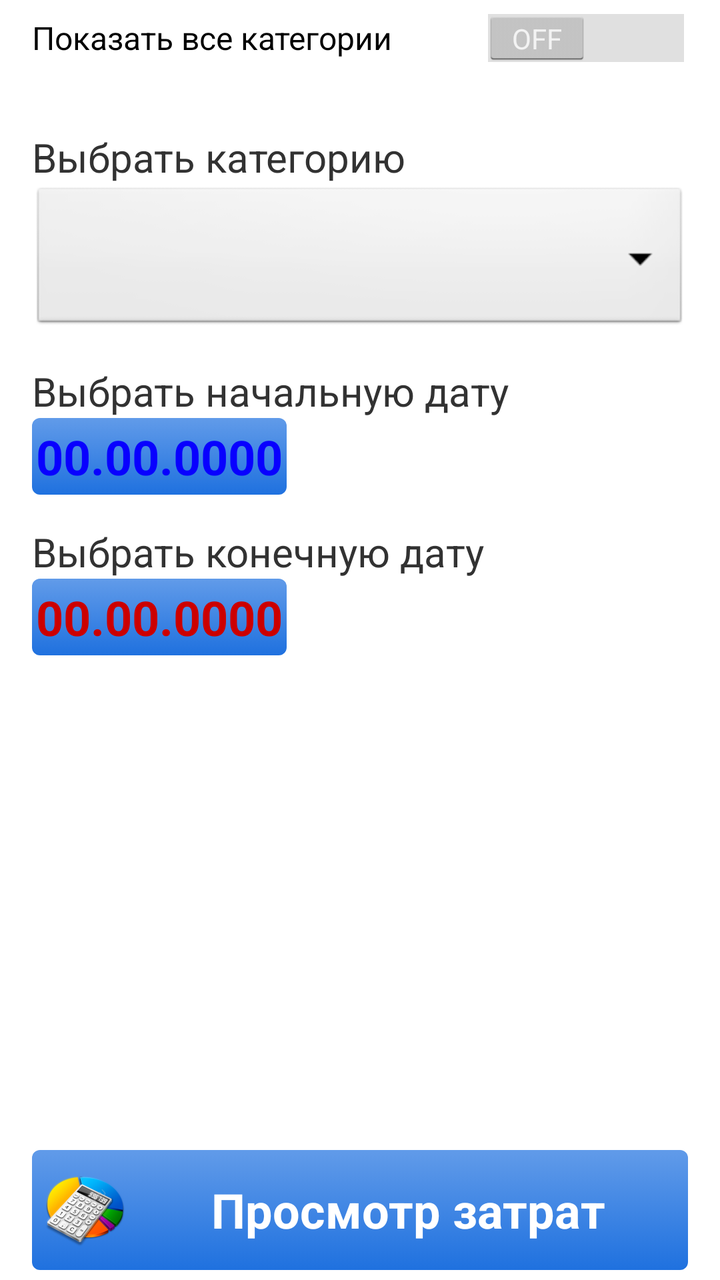
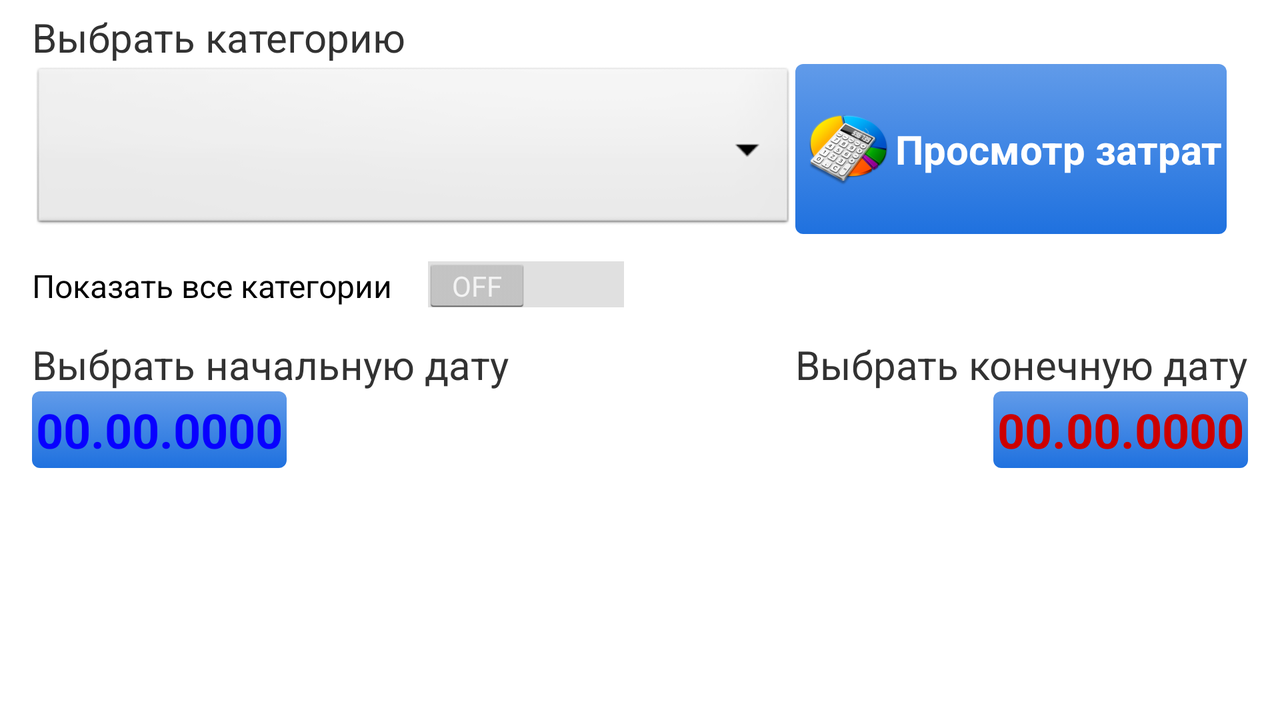

First picture: res/layout/ on a phone held upright. Second picture: the repository's own variant of that layout, on a device whose configuration matches the variant's folder. Source for both follows.
<!-- AndroidManifest.xml: application theme AppTheme -->
<!-- res/layout/activity_view_expenses.xml -->
<RelativeLayout xmlns:android="http://schemas.android.com/apk/res/android"
    xmlns:tools="http://schemas.android.com/tools"
    android:layout_width="match_parent"
    android:layout_height="match_parent"
    android:background="@raw/back_fon5"
    android:paddingBottom="@dimen/activity_vertical_margin"
    android:paddingLeft="@dimen/activity_horizontal_margin"
    android:paddingRight="@dimen/activity_horizontal_margin"
    android:paddingTop="@dimen/activity_vertical_margin"
    tools:context="com.example.valentin.bugsbanny.ActivityViewExpenses">

    <TextView
        android:id="@+id/textView3"
        android:layout_width="wrap_content"
        android:layout_height="wrap_content"
        android:layout_alignParentLeft="true"
        android:layout_alignParentStart="true"
        android:layout_alignParentTop="true"
        android:layout_below="@+id/switch_view_all_category"
        android:layout_marginTop="50dp"
        android:paddingTop="10dp"
        android:text="@string/choose_exp"
        android:textSize="20dp" />

    <Spinner
        android:id="@+id/spinner_category"
        android:layout_width="match_parent"
        android:layout_height="75dp"
        android:layout_alignParentLeft="true"
        android:layout_alignParentStart="true"
        android:layout_below="@+id/textView3"
        android:focusable="false"
        android:popupBackground="@android:color/transparent"
        android:theme="@android:style/Theme" />

    <TextView
        android:id="@+id/textView5"
        android:layout_width="wrap_content"
        android:layout_height="wrap_content"
        android:layout_alignParentLeft="true"
        android:layout_alignParentStart="false"
        android:layout_below="@+id/spinner_category"
        android:paddingTop="15dp"
        android:text="@string/choose_date_begin"
        android:textSize="20dp" />

    
    
    
    
    
    
    

    <Button
        android:id="@+id/datePicker_category"
        android:layout_width="wrap_content"
        android:layout_height="wrap_content"
        android:layout_alignParentLeft="true"
        android:layout_alignParentStart="true"
        android:layout_below="@+id/textView5"
        android:text="00.00.0000"
        android:textColor="#0800ff"
        android:textSize="24dp"
        android:textStyle="bold" />

    <TextView
        android:id="@+id/textView6"
        android:layout_width="wrap_content"
        android:layout_height="wrap_content"
        android:layout_alignParentLeft="true"
        android:layout_alignParentStart="true"
        android:layout_below="@+id/datePicker_category"
        android:paddingTop="15dp"
        android:text="@string/choose_date_end"
        android:textSize="20dp" />

    
    
    
    
    
    
    

    <Button
        android:id="@+id/datePicker_category_end"
        android:layout_width="wrap_content"
        android:layout_height="wrap_content"
        android:layout_alignParentLeft="true"
        android:layout_alignParentStart="true"
        android:layout_below="@+id/textView6"
        android:text="00.00.0000"
        android:textColor="@android:color/holo_red_dark"
        android:textSize="24dp"
        android:textStyle="bold" />


    <Button
        android:id="@+id/button_view_detail"
        android:layout_width="wrap_content"
        android:layout_height="60dp"
        android:layout_alignEnd="@+id/spinner_category"
        android:layout_alignParentBottom="true"
        android:layout_alignParentLeft="true"
        android:layout_alignParentStart="true"
        android:layout_alignRight="@+id/spinner_category"
        android:drawableLeft="@mipmap/view_exp"
        android:text="@string/view_exp" />

    <Switch
        android:id="@+id/switch_view_all_category"
        android:layout_width="match_parent"
        android:layout_height="wrap_content"
        android:layout_alignParentLeft="true"
        android:layout_alignParentStart="true"
        android:layout_alignParentTop="true"
        android:text="@string/view_exp_all" />

</RelativeLayout>
<!-- resources referenced by this layout -->
<resources>
  <dimen name="activity_horizontal_margin">16dp</dimen>
  <dimen name="activity_vertical_margin">5dp</dimen>
  <string name="choose_date_begin">Выбрать начальную дату</string>
  <string name="choose_date_end">Выбрать конечную дату</string>
  <string name="choose_exp">Выбрать категорию</string>
  <string name="view_exp">Просмотр затрат</string>
  <string name="view_exp_all">Показать все категории</string>
  <style name="AppTheme" parent="android:Theme.Holo.Light">
          <item name="android:actionBarStyle">@style/ActionBar</item>
          <item name="android:buttonStyle">@style/ButtonTheme</item>
      </style>
  <style name="ActionBar" parent="@android:style/Widget.Holo.ActionBar">
          <item name="android:background">@drawable/actionbar_background</item>
      </style>
  <style name="ButtonTheme" parent="@android:style/Widget.Button">
          <item name="android:layout_width">match_parent</item>
          <item name="android:layout_height">wrap_content</item>
          <item name="android:background">@drawable/button</item>
          <item name="android:textColor">@color/White</item>
          <item name="android:textStyle">bold</item>
          <item name="android:textSize">24dp</item>
          
          
  
          
          
      </style>
  <!-- drawable actionbar_background (drawable-v21) -->
  <?xml version="1.0" encoding="utf-8"?>
  
  <bitmap xmlns:android="http://schemas.android.com/apk/res/android"
      android:src="@drawable/ic_actionbar_background"
      />
  
      
      
  <!-- drawable button (drawable) -->
  <?xml version="1.0" encoding="utf-8" ?>
  
  <selector xmlns:android="http://schemas.android.com/apk/res/android">
  
      
      
      
      <item android:drawable="@drawable/button_focused"
          android:state_focused="true" />
  
      <item android:drawable="@drawable/button_presed"
          android:state_pressed="true" />
  
      <item android:drawable="@drawable/button_normal" />
  
  </selector>
  <color name="White">#FFFFFF</color>
  <!-- drawable button_focused (drawable-v21) -->
  <?xml version="1.0" encoding="utf-8"?>
  
  <shape xmlns:android="http://schemas.android.com/apk/res/android"
      android:shape="rectangle">
  
      
      <corners android:radius="12px" />
  
      
      <gradient
          android:angle="90"
          android:endColor="@color/button_focused_color_end"
          android:startColor="@color/button_focused_color_start"
          android:type="linear" />
  
      
      <padding
          android:bottom="9px"
          android:left="6px"
          android:right="6px"
          android:top="9px" />
  </shape>
  <!-- drawable button_normal (drawable-v21) -->
  <?xml version="1.0" encoding="utf-8" ?>
  
  
  <shape xmlns:android="http://schemas.android.com/apk/res/android"
      android:shape="rectangle">
  
      <corners android:radius="12px" />
  
      <gradient
          android:angle="90"
          android:endColor="@color/button_normal_color_end"
          android:startColor="@color/button_normal_color_start"
          android:type="linear" />
  
      <padding
          android:bottom="9px"
          android:left="6px"
          android:right="6px"
          android:top="9px" />
  
  </shape>
  <color name="button_focused_color_end">#79C83F</color>
  <color name="button_focused_color_start">#7FA40E</color>
  <color name="button_pressed_color_end">#79C83F</color>
  <color name="button_pressed_color_start">#7FA40E</color>
  <color name="button_normal_color_end">#619be9</color>
  <color name="button_normal_color_start">#1f71df</color>
</resources>
<!-- res/layout-land/activity_view_expenses.xml (the repository's variant of the layout above) -->
<!-- drawn on the phone turned sideways -->
<RelativeLayout xmlns:android="http://schemas.android.com/apk/res/android"
    xmlns:tools="http://schemas.android.com/tools"
    android:layout_width="match_parent"
    android:layout_height="match_parent"
    android:background="@raw/back_fon5"
    android:paddingBottom="@dimen/activity_vertical_margin"
    android:paddingLeft="@dimen/activity_horizontal_margin"
    android:paddingRight="@dimen/activity_horizontal_margin"
    android:paddingTop="@dimen/activity_vertical_margin"
    tools:context="com.example.valentin.bugsbanny.ActivityViewExpenses">

    <TextView
        android:id="@+id/textView3"
        android:layout_width="wrap_content"
        android:layout_height="wrap_content"
        android:layout_alignParentLeft="true"
        android:layout_alignParentStart="true"
        android:layout_alignParentTop="true"
        android:text="@string/choose_exp"
        android:textSize="20dp" />

    <Spinner
        android:id="@+id/spinner_category"
        android:layout_width="match_parent"
        android:layout_height="85dp"
        android:layout_alignParentLeft="true"
        android:layout_alignParentStart="true"
        android:layout_below="@+id/textView3"
        android:layout_toLeftOf="@+id/button_view_detail"
        android:layout_toStartOf="@+id/button_view_detail"
        android:theme="@android:style/Theme" />

    <TextView
        android:id="@+id/textView5"
        android:layout_width="wrap_content"
        android:layout_height="wrap_content"
        android:text="@string/choose_date_begin"
        android:textSize="20dp"
        android:paddingTop="15dp"
        android:layout_below="@+id/switch_view_all_category"
        android:layout_alignRight="@+id/switch_view_all_category"
        android:layout_alignEnd="@+id/switch_view_all_category"
        android:layout_alignParentLeft="true"
        android:layout_alignParentStart="true" />

    <TextView
        android:id="@+id/textView6"
        android:layout_width="wrap_content"
        android:layout_height="wrap_content"
        android:layout_above="@+id/datePicker_category"
        android:layout_alignParentEnd="true"
        android:layout_alignParentRight="true"
        android:text="@string/choose_date_end"
        android:textSize="20dp" />

    <Button
        android:id="@+id/button_view_detail"
        android:layout_width="wrap_content"
        android:layout_height="60dp"
        android:layout_alignLeft="@+id/textView6"
        android:layout_alignStart="@+id/textView6"
        android:layout_alignTop="@+id/spinner_category"
        android:drawableLeft="@mipmap/view_exp"
        android:text="@string/view_exp"
        android:textSize="20dp"
        android:textStyle="bold"
        android:layout_alignBottom="@+id/spinner_category" />

    
    
    
    
    
    
    
    <Button
        android:id="@+id/datePicker_category_end"
        android:layout_width="wrap_content"
        android:layout_height="wrap_content"
        android:layout_alignEnd="@+id/textView6"
        android:layout_alignRight="@+id/textView6"
        android:layout_below="@+id/textView6"
        android:text="00.00.0000"
        android:textColor="@android:color/holo_red_dark"
        android:textSize="24dp"
        android:textStyle="bold" />

    
    
    
    
    
    
    

    <Button
        android:id="@+id/datePicker_category"
        android:layout_width="wrap_content"
        android:layout_height="wrap_content"
        android:text="00.00.0000"
        android:textColor="#0800ff"
        android:textSize="24dp"
        android:textStyle="bold"
        android:layout_below="@+id/textView5"
        android:layout_alignParentLeft="true"
        android:layout_alignParentStart="true" />

    <Switch
        android:id="@+id/switch_view_all_category"
        android:layout_width="wrap_content"
        android:layout_height="wrap_content"
        android:layout_alignParentLeft="true"
        android:layout_alignParentStart="true"
        android:layout_below="@+id/spinner_category"
        android:paddingTop="15dp"
        android:text="@string/view_exp_all" />

</RelativeLayout>
